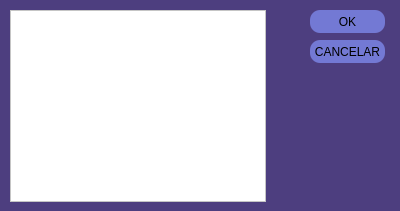
<?xml version="1.0" encoding="UTF-8"?>
<ui version="4.0">
 <class>Dialog</class>
 <widget class="QDialog" name="Dialog">
  <property name="geometry">
   <rect>
    <x>0</x>
    <y>0</y>
    <width>400</width>
    <height>211</height>
   </rect>
  </property>
  <property name="windowTitle">
   <string>Dialog</string>
  </property>
  <property name="styleSheet">
   <string notr="true">background-color: rgb(77, 62, 127);</string>
  </property>
  <widget class="QPushButton" name="pushButton">
   <property name="geometry">
    <rect>
     <x>310</x>
     <y>10</y>
     <width>75</width>
     <height>23</height>
    </rect>
   </property>
   <property name="styleSheet">
    <string notr="true">background-color: rgb(115, 121, 212);
border-radius:10px;</string>
   </property>
   <property name="text">
    <string>OK</string>
   </property>
  </widget>
  <widget class="QPushButton" name="pushButton_2">
   <property name="geometry">
    <rect>
     <x>310</x>
     <y>40</y>
     <width>75</width>
     <height>23</height>
    </rect>
   </property>
   <property name="styleSheet">
    <string notr="true">background-color: rgb(115, 121, 212);
border-radius:10px;</string>
   </property>
   <property name="text">
    <string>CANCELAR</string>
   </property>
  </widget>
  <widget class="QListWidget" name="listWidget">
   <property name="geometry">
    <rect>
     <x>10</x>
     <y>10</y>
     <width>256</width>
     <height>192</height>
    </rect>
   </property>
   <property name="styleSheet">
    <string notr="true">background-color: rgb(255, 255, 255);</string>
   </property>
  </widget>
 </widget>
 <resources/>
 <connections/>
</ui>
